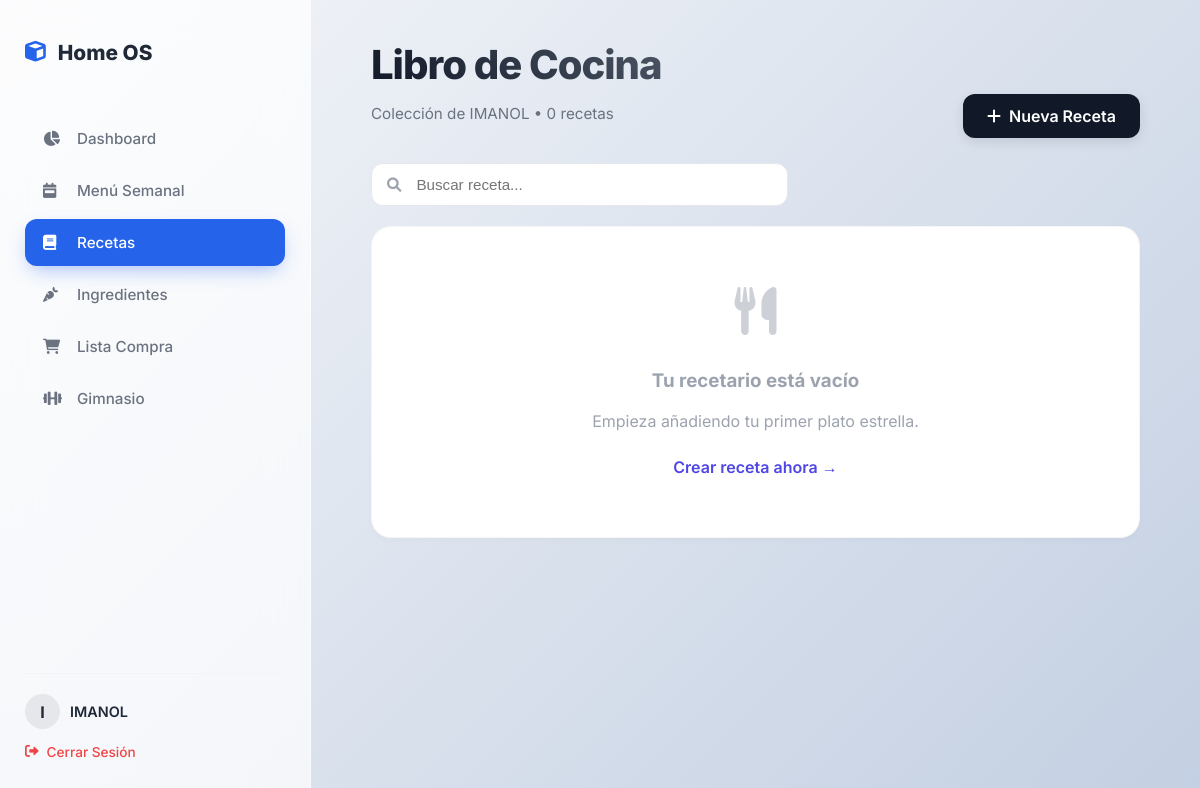
The app's page /recetas (signed in), older data.
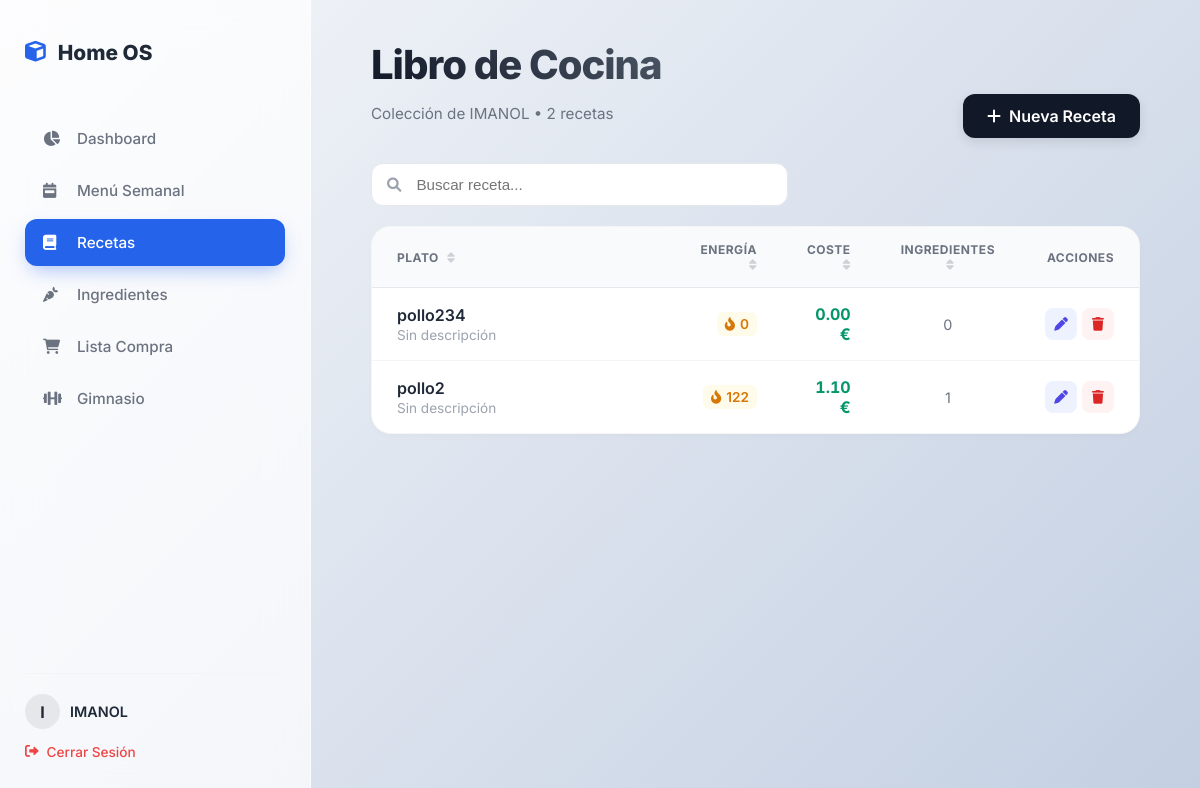
The same page, newer data.
### models.py (models this page shows)
class Receta(db.Model):
    __tablename__ = 'recipe'
    id = db.Column(db.Integer, primary_key=True)
    title = db.Column(db.String(100), nullable=False) # Usamos 'title' para estandarizar
    description = db.Column(db.Text)
    steps = db.Column(db.Text)
    kcal = db.Column(db.Float, default=0)
    precio = db.Column(db.Float, default=0.0)
    user_id = db.Column(db.Integer, db.ForeignKey('user.id'), nullable=False)
    ingredients_assoc = db.relationship("RecipeIngredient", back_populates="recipe", cascade="all, delete-orphan")
    @property
    def total_stats(self):
        try:
            k = sum([(i.quantity_g / 100) * i.ingredient.kcal_100g for i in self.ingredients_assoc])
            p = sum([(i.quantity_g / 1000) * i.ingredient.price_kg for i in self.ingredients_assoc])
            return {'kcal': round(k), 'price': round(p, 2)}
        except:
            return {'kcal': 0, 'price': 0}

class RecipeIngredient(db.Model):
    __tablename__ = 'recipe_ingredients'
    recipe_id = db.Column(db.Integer, db.ForeignKey('recipe.id'), primary_key=True)
    ingredient_id = db.Column(db.Integer, db.ForeignKey('ingredient.id'), primary_key=True)
    quantity_g = db.Column(db.Float, nullable=False)
    ingredient = db.relationship("Ingredient", back_populates="recipes_assoc")
    recipe = db.relationship("Receta", back_populates="ingredients_assoc")

class Ingredient(db.Model):
    __tablename__ = 'ingredient'
    id = db.Column(db.Integer, primary_key=True)
    name = db.Column(db.String(100), nullable=False)
    kcal_100g = db.Column(db.Float, nullable=False)
    price_kg = db.Column(db.Float, nullable=False)
    recipes_assoc = db.relationship("RecipeIngredient", back_populates="ingredient", cascade="all, delete-orphan")

### app.py (the view)
@app.route('/recetas')
@login_required
def recetas_page():
    recetas = Receta.query.filter_by(user_id=current_user.id).order_by(Receta.id.desc()).all()
    return render_template('recetas.html', recetas=recetas)

### app.py (called while the page is built)
@login.user_loader
def load_user(id):
    return User.query.get(int(id))

### templates/recetas.html (shortened to what the changed rows need)
{% extends "base.html" %}
{% block content %}
<div class="page-container">
    <div class="header-section">
        <div>
            <h1 class="page-title">Libro de Cocina</h1>
            <p class="page-subtitle">Colección de {{ current_user.username }} • {{ recetas|length }} recetas</p>
        </div>
    </div>
    <div class="table-card glass-effect">
        {% if recetas %}
            <div class="table-responsive">
                <table id="recipesTable" class="premium-table">
                    <thead>
                        <tr>
                            <th onclick="sortTable(0)" style="width: 40%; cursor: pointer;">
                                Plato <i class="fas fa-sort sort-icon"></i>
                            </th>
                            <th onclick="sortTable(1)" style="text-align: right; cursor: pointer;">
                                Energía <i class="fas fa-sort sort-icon"></i>
                            </th>
                            <th onclick="sortTable(2)" style="text-align: right; cursor: pointer;">
                                Coste <i class="fas fa-sort sort-icon"></i>
                            </th>
                            <th onclick="sortTable(3)" style="text-align: center; cursor: pointer;">
                                Ingredientes <i class="fas fa-sort sort-icon"></i>
                            </th>
                            <th style="text-align: right; width: 100px;">Acciones</th>
                        </tr>
                    </thead>
                    <tbody>
                        {% for receta in recetas %}
                        <tr>
                            <td data-val="{{ receta.title | lower }}">
                                <div class="recipe-name">{{ receta.title }}</div>
                                <div class="recipe-desc">{{ receta.description or 'Sin descripción' }}</div>
                            </td>
                            <td style="text-align: right;" data-val="{{ receta.total_stats.kcal }}">
                                <span class="badge-kcal">
                                    <i class="fas fa-fire-alt"></i> {{ receta.total_stats.kcal }}
                                </span>
                            </td>
                            <td style="text-align: right;" data-val="{{ receta.total_stats.price }}">
                                <span class="price-text">{{ "%.2f"|format(receta.total_stats.price) }} €</span>
                            </td>
                            <td style="text-align: center;" data-val="{{ receta.ingredients_assoc|length }}">
                                <span style="color: var(--text-muted); font-size: 0.9rem;">
                                    {{ receta.ingredients_assoc|length }}
                                </span>
                            </td>
                            <td style="text-align: right;">
                                <div style="display: flex; gap: 5px; justify-content: flex-end;">
                                    <a href="{{ url_for('edit_recipe', id=receta.id) }}" class="btn-icon edit" title="Editar">
                                        <i class="fas fa-pen"></i>
                                    </a>
                                    <a href="{{ url_for('delete_recipe', id=receta.id) }}"
                                       onclick="return confirm('¿Borrar {{ receta.title }}?')"
                                       class="btn-icon delete" title="Borrar">
                                        <i class="fas fa-trash"></i>
                                    </a>
                                </div>
                            </td>
                        </tr>
                        {% endfor %}
                    </tbody>
                </table>
            </div>
        {% else %}
            <div class="empty-state">
                <i class="fas fa-utensils"></i>
                <h3>Tu recetario está vacío</h3>
                <p>Empieza añadiendo tu primer plato estrella.</p>
                <a href="{{ url_for('create_recipe') }}" class="btn-text">Crear receta ahora &rarr;</a>
            </div>
        {% endif %}
    </div>
</div>
{% endblock %}

Row changes from the older to the newer data that the page shows:
added Receta: title "pollo234", description "Sin descripción", total_stats.kcal "0", total_stats.price "0.00", ingredients_assoc|length "0"
added Receta: title "pollo2", description "Sin descripción", total_stats.kcal "122", ingredients_assoc|length "1"
added RecipeIngredient: total_stats.price "1.10"
Text that changed along with them:
{{ recetas|length }}: "0" → "2"
text no longer shown: "Tu recetario está vacío Empieza añadiendo tu primer plato estrella. Crear receta ahora →"
text now shown: "PLATO ENERGÍA COSTE INGREDIENTES ACCIONES"
